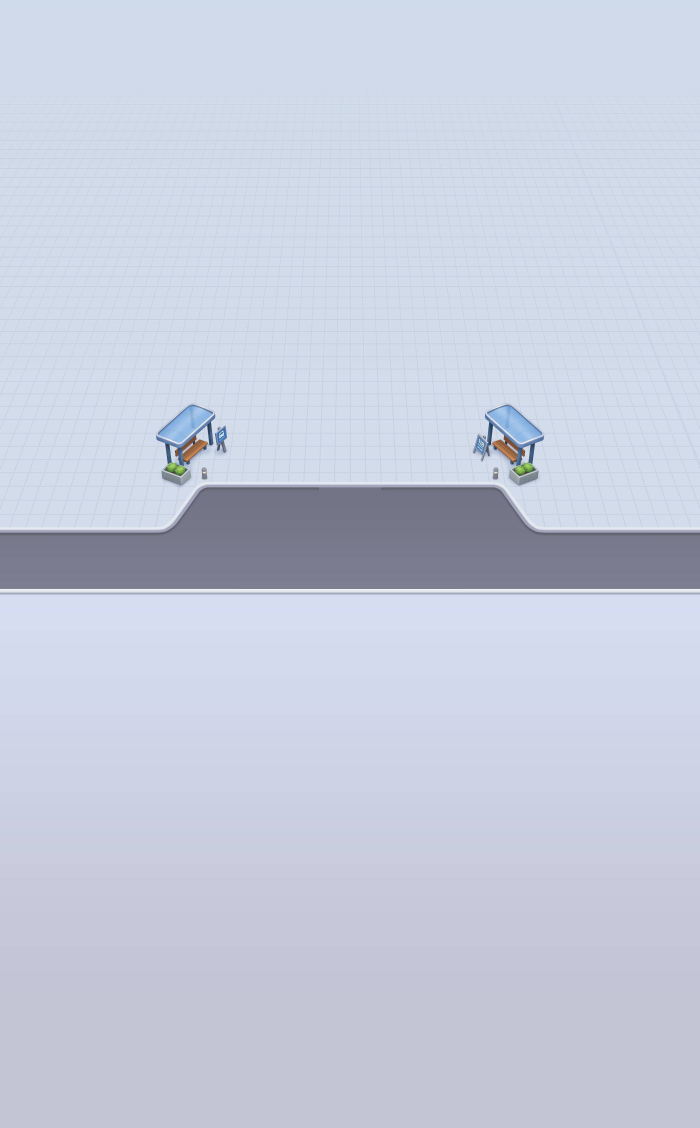
#> input picture artifacts/asset-compress-tests/BG01_split01_q70.jpg, 2100 x 3382 px (shown at 1/3 size)
$ python -i playable-mobile-background.py   (imports and definitions only)
#> lines starting #> are read from the running program, lines starting #| are printed output that depends on the picture
"""Build a phone-sized background and its original-to-cropped texture mapping."""
import io
import json
import sys

from PIL import Image, ImageChops


def repeated_edge_rows(image):
    width, height = image.size
    if height < 3:
        return 0, height
    differences = ImageChops.difference(image.crop((0, 1, width, height)),
                                        image.crop((0, 0, width, height - 1)))
    bounds = differences.getbbox(alpha_only=False)
    # Keep a few identical rows for linear filtering at the texture edges.
    return (max(0, bounds[1] - 2), min(height, bounds[3] + 3)) if bounds else (0, 1)


def encode(source):
    if source.width * source.height > 16_000_000 or getattr(source, "is_animated", False):
        raise ValueError("unsupported-background")
    if source.getexif().get(274, 1) != 1:
        raise ValueError("oriented-background")
    image = source.convert("RGBA" if source.has_transparency_data else "RGB")
    for short, long in [(1080, 1920), (900, 1600), (720, 1280)]:
        target = (short, long) if image.height >= image.width else (long, short)
        image.thumbnail(target, Image.Resampling.LANCZOS)
        width, height = image.size
        top, bottom = repeated_edge_rows(image)
        cropped = image.crop((0, top, width, bottom))
        # UV offset uses a bottom-left origin. Keep the mapping in the file
        # identity too, since the packager interns identical image data URIs.
        rect = dict(x=0, y=bottom-height, width=width, height=height,
                    imageWidth=width, imageHeight=bottom-top)
        mapping = (f'<rdf:RDF xmlns:rdf="http://www.w3.org/1999/02/22-rdf-syntax-ns#">'
                   f'<rdf:Description xmlns:bg="urn:playable:background" '
                   f'bg:rows="{height},{top},{bottom}"/></rdf:RDF>').encode() if cropped.size != image.size else b""
        for quality in (88, 78, 68):
            output = io.BytesIO()
            cropped.save(output, "WEBP", quality=quality, method=4,
                         icc_profile=source.info.get("icc_profile", b""), xmp=mapping)
            data = output.getvalue()
            if len(data) < 100_000:
                return rect if mapping else None, data
    return rect if mapping else None, data


# [4 lines not run here, left out]

>>> from PIL import Image
>>> picture = Image.open('../artifacts/asset-compress-tests/BG01_split01_q70.jpg')
#> picture is the input picture: PIL image 2100x3382 RGB; mean R, G, B 198.8, 204.8, 221.4
#> the loop in encode, `for short, long in [(1080, 1920), (900, 1600), (720, 1280)]:` made 1 pass
#> (top, bottom) on pass 1: (5, 1525)
#> pass 1, in repeated_edge_rows, `differences = ImageChops.difference(image.crop((0, 1, width, height)),..`:
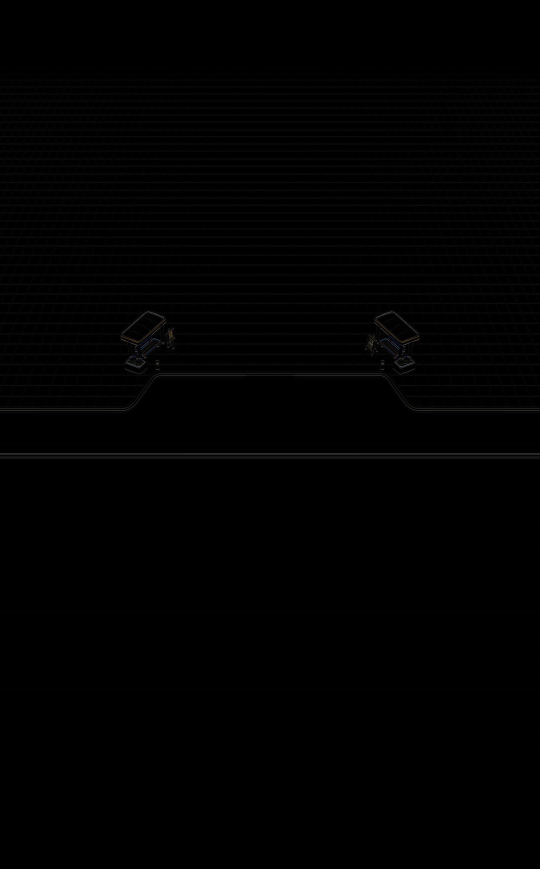
#> differences: PIL image 1080x1738 RGB (shown at 1/2 size); mean R, G, B 1.2, 1.1, 1.2
#> pass 1, in encode, `cropped = image.crop((0, top, width, bottom))`:
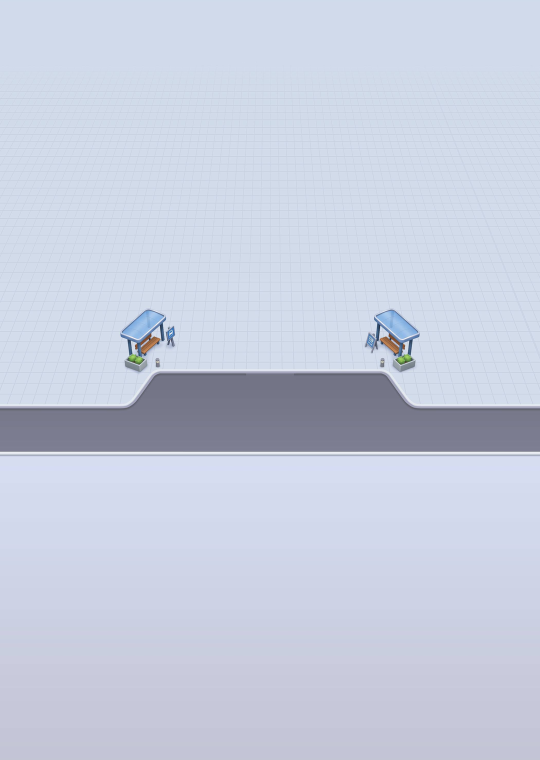
#> cropped: PIL image 1080x1520 RGB (shown at 1/2 size); mean R, G, B 199.3, 205.8, 222.7
>>> result = encode(picture)
